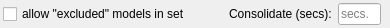
<?xml version="1.0" encoding="UTF-8"?>
<ui version="4.0">
 <class>CSettingsModelComponent</class>
 <widget class="QFrame" name="CSettingsModelComponent">
  <property name="geometry">
   <rect>
    <x>0</x>
    <y>0</y>
    <width>390</width>
    <height>28</height>
   </rect>
  </property>
  <property name="windowTitle">
   <string>Models settings</string>
  </property>
  <layout class="QHBoxLayout" name="hl_SettingsModelComponent">
   <property name="leftMargin">
    <number>3</number>
   </property>
   <property name="topMargin">
    <number>3</number>
   </property>
   <property name="rightMargin">
    <number>3</number>
   </property>
   <property name="bottomMargin">
    <number>3</number>
   </property>
   <item>
    <widget class="QCheckBox" name="cb_AllowExcludeModels">
     <property name="toolTip">
      <string>Hint: This can cause wrong behaviour or violate 3rd parties copyright. You need to know what you are doing enabling the feature.</string>
     </property>
     <property name="text">
      <string>allow &quot;excluded&quot; models in set</string>
     </property>
    </widget>
   </item>
   <item>
    <spacer name="hs_SetiingsModelComponent">
     <property name="orientation">
      <enum>Qt::Horizontal</enum>
     </property>
     <property name="sizeHint" stdset="0">
      <size>
       <width>40</width>
       <height>20</height>
      </size>
     </property>
    </spacer>
   </item>
   <item>
    <widget class="QLabel" name="lbl_Consolidate">
     <property name="text">
      <string>Consolidate (secs):</string>
     </property>
    </widget>
   </item>
   <item>
    <widget class="QLineEdit" name="le_ConsolidateSecs">
     <property name="maximumSize">
      <size>
       <width>50</width>
       <height>16777215</height>
      </size>
     </property>
     <property name="maxLength">
      <number>4</number>
     </property>
     <property name="placeholderText">
      <string>secs.</string>
     </property>
    </widget>
   </item>
   <item>
    <widget class="swift::gui::CLedWidget" name="comp_Led" native="true"/>
   </item>
  </layout>
 </widget>
 <customwidgets>
  <customwidget>
   <class>swift::gui::CLedWidget</class>
   <extends>QWidget</extends>
   <header>gui/led.h</header>
   <container>1</container>
  </customwidget>
 </customwidgets>
 <resources/>
 <connections/>
</ui>
